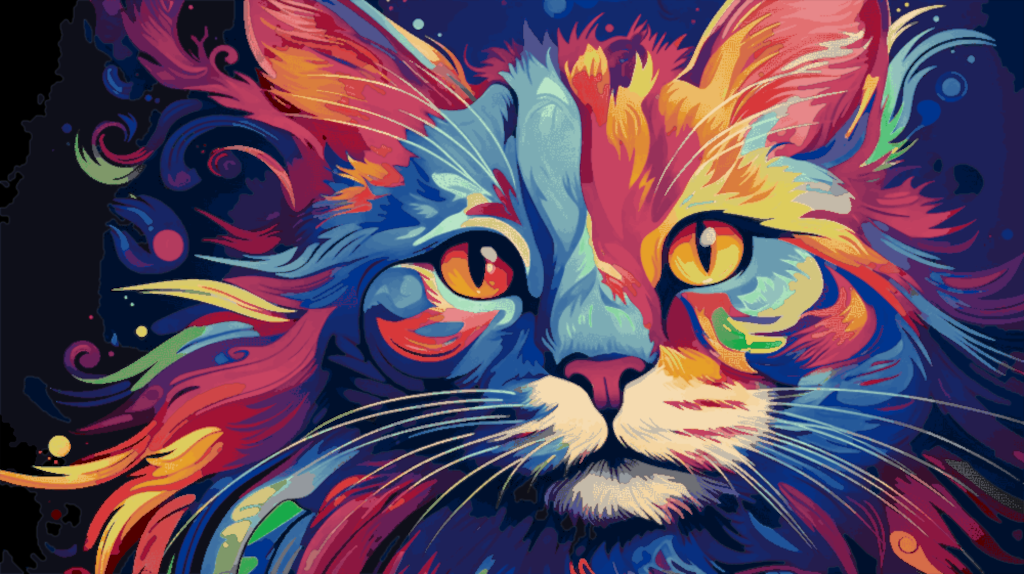
#> input picture images/cat_discretized.png, 1024 x 574 px
$ python priority_mask_editor.py --input ../../images/cat_discretized.png
#> lines starting #> are read from the running program, lines starting #| are printed output that depends on the picture
### src/autoforge/Helper/ImageHelper.py
import os
from typing import Sequence

import cv2
import torch
from cv2.typing import MatLike
import numpy as np


def imread(filename: str, flags: int = cv2.IMREAD_COLOR) -> MatLike:
#> called with filename = '../../images/cat_discretized.png', flags = 1
    data = np.fromfile(filename, dtype=np.uint8)
    img = cv2.imdecode(data, flags)
#> img is the input picture: shape (574, 1024, 3); mean B, G, R 91.5, 71.3, 93.7
    if img is not None and flags == cv2.IMREAD_UNCHANGED:
        # IMREAD_UNCHANGED (needed for alpha / 16 bit) makes OpenCV ignore the
        # EXIF orientation, unlike IMREAD_COLOR and every image viewer: a
        # phone photo taken upright was processed lying on its side.
        img = apply_exif_orientation(img, exif_orientation(data.tobytes()))
    return img


# [31 lines left out: functions exif_orientation, apply_exif_orientation, not called in this run]


def imwrite(filename: str, img: MatLike, params: Sequence[int] = ()) -> None:
    success, encoded_img = cv2.imencode(os.path.splitext(filename)[1], img, params)
    if not success:
        raise OSError(f"cv2 could not write to path {filename}")
    encoded_img.tofile(filename)


# [68 lines left out: functions to_bgr_or_bgra_uint8, image_to_uint8, resize_image, resize_image_exact, not called in this run]


# sRGB -> Lab conversion constants, cached per (device, dtype) so we don't
# rebuild + host->device transfer these small tensors on every call (this
# function runs at least twice per optimization step).
_RGB_TO_XYZ_CACHE: dict = {}
_WHITE_POINT_CACHE: dict = {}


# [155 lines left out: functions _get_rgb_to_xyz, _get_white_point, srgb_to_lab, increase_saturation, not called in this run]

### src/autoforge/priority_mask_editor.py
#!/usr/bin/env python3
"""
Simple interactive priority mask editor.

Usage:
    python priority_mask_editor.py --input input_image.png [--output priority_mask.png]

Instructions:
    - Left mouse drag paints (increase priority) with a chosen brush size.
    - Right mouse drag erases (decrease priority).
    - Keys:
        q / ESC : Quit and save
        s       : Save without quitting
        c       : Clear mask
        +/-     : Increase / decrease brush radius
        g       : Toggle gradient mode (soft brush edges)
        r       : Reset mask to uniform 0

Output:
    A 8-bit grayscale PNG (0..255). During optimization this will be normalized to 0..1.
    White (255) -> full priority, Black (0) -> low priority.

If --output is omitted, the mask will be saved next to the input as <input>_mask.png.

You can create soft gradients by enabling gradient mode (g), which applies a
cosine falloff from the center of the brush.
"""

import argparse
import os
import cv2
import numpy as np

# The ImageHelper wrappers: OpenCV's own file I/O can't open non-ASCII
# paths on Windows.
from autoforge.Helper.ImageHelper import imread, imwrite


def parse_args():
    p = argparse.ArgumentParser()
    p.add_argument("--input", required=True, help="Path to the input reference image")
    p.add_argument(
        "--output",
        default="",
        help="Path to save the priority mask (optional). If omitted, saves as <input>_mask.png",
    )
    p.add_argument(
        "--initial", default="", help="Optional existing mask to load and edit"
    )
    p.add_argument(
        "--brush", type=int, default=40, help="Initial brush radius in pixels"
    )
    p.add_argument("--alpha", type=float, default=1.0, help="Paint strength (0..1)")
    return p.parse_args()


class PriorityMaskEditor:
    def __init__(self, ref_img, init_mask=None, brush_radius=40, alpha=1.0):
#> called with brush_radius = 40, alpha = 1
        self.ref_img = ref_img
        self.h, self.w = ref_img.shape[:2]
#> self.h = 574; self.w = 1024
        if init_mask is None:
            self.mask = np.zeros((self.h, self.w), dtype=np.float32)
        else:
            self.mask = init_mask.astype(np.float32) / 255.0
            if self.mask.shape != (self.h, self.w):
                self.mask = cv2.resize(
                    self.mask, (self.w, self.h), interpolation=cv2.INTER_LINEAR
                )
        self.brush_radius = brush_radius
        self.alpha = alpha
        self.gradient_mode = True
        self.drawing = False
        self.erasing = False
        self.last_point = None

    def _apply_brush(self, x, y, erase=False):
        rr = self.brush_radius
        # A drag leaving the window reports coordinates outside the image:
        # keep the window valid (x1 >= x0), or a negative end index sliced a
        # different region than the brush grid and the callback raised.
        x0 = min(max(0, x - rr), self.w)
        x1 = max(x0, min(self.w, x + rr + 1))
        y0 = min(max(0, y - rr), self.h)
        y1 = max(y0, min(self.h, y + rr + 1))
        if x1 == x0 or y1 == y0:
            return
        patch = self.mask[y0:y1, x0:x1]
        yy, xx = np.ogrid[y0:y1, x0:x1]
        dist = np.sqrt((xx - x) ** 2 + (yy - y) ** 2)
        brush = dist <= rr
        if self.gradient_mode:
            # cosine falloff: 1 at center -> 0 at edge
            falloff = 0.5 * (np.cos(np.clip(dist / rr, 0, 1) * np.pi) + 1.0)
            falloff[dist > rr] = 0.0
        else:
            falloff = brush.astype(np.float32)
        if erase:
            patch[brush] = np.clip(patch[brush] - falloff[brush] * self.alpha, 0.0, 1.0)
        else:
            patch[brush] = np.clip(patch[brush] + falloff[brush] * self.alpha, 0.0, 1.0)
        self.mask[y0:y1, x0:x1] = patch

    def handle_event(self, event, x, y, flags, param):
        if event == cv2.EVENT_LBUTTONDOWN:
            self.drawing = True
            self.erasing = False
            self._apply_brush(x, y, erase=False)
        elif event == cv2.EVENT_RBUTTONDOWN:
            self.drawing = True
            self.erasing = True
            self._apply_brush(x, y, erase=True)
        elif event == cv2.EVENT_MOUSEMOVE and self.drawing:
            self._apply_brush(x, y, erase=self.erasing)
        elif event == cv2.EVENT_LBUTTONUP or event == cv2.EVENT_RBUTTONUP:
            self.drawing = False

    def render_overlay(self):
        # Overlay mask as heatmap on reference image for visualization
        colored = cv2.applyColorMap(
            (self.mask * 255).astype(np.uint8), cv2.COLORMAP_JET
        )
        overlay = cv2.addWeighted(self.ref_img, 0.6, colored, 0.4, 0)
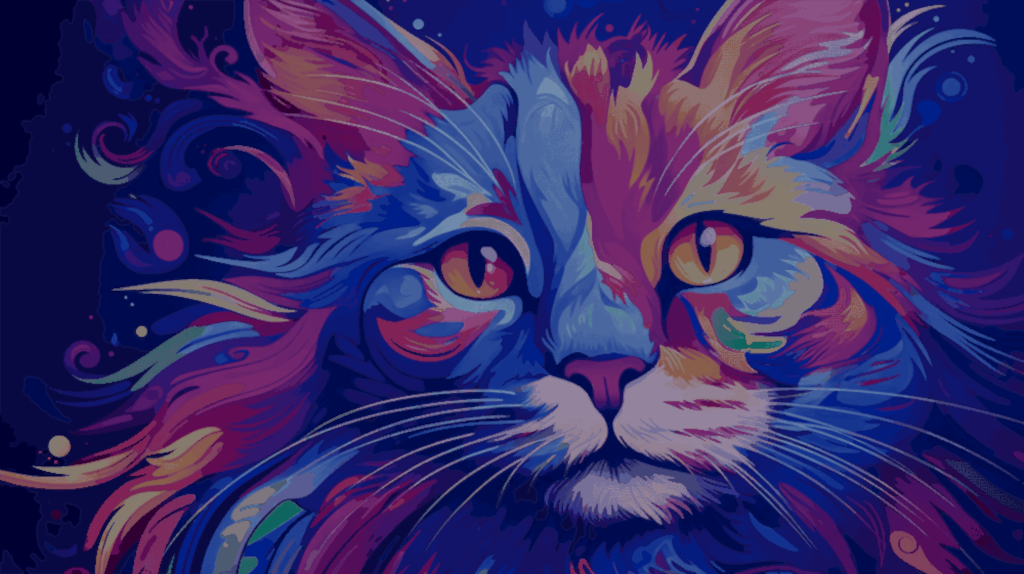
#> overlay: shape (574, 1024, 3); mean B, G, R 106.1, 42.8, 56.2
        cv2.putText(
            overlay,
            f"Brush: {self.brush_radius} Gradient: {'ON' if self.gradient_mode else 'OFF'}",
            (10, 20),
            cv2.FONT_HERSHEY_SIMPLEX,
            0.6,
            (255, 255, 255),
            1,
            cv2.LINE_AA,
        )
        cv2.putText(
            overlay,
            "Left drag: paint | Right drag: erase | g: toggle gradient | +/-: brush size | s: save | q: quit",
            (10, self.h - 10),
            cv2.FONT_HERSHEY_SIMPLEX,
            0.5,
            (255, 255, 255),
            1,
            cv2.LINE_AA,
        )
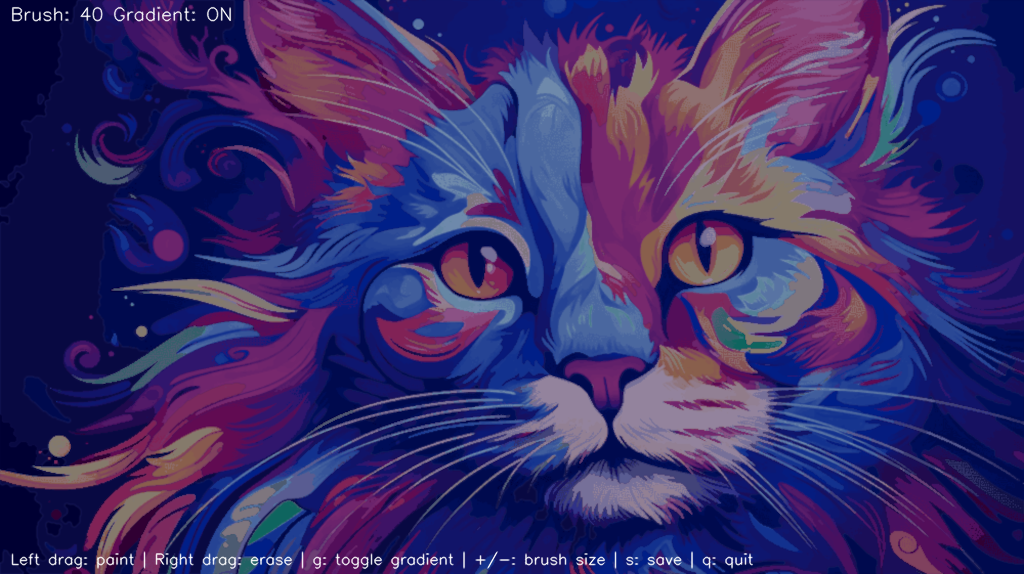
#> overlay: shape (574, 1024, 3); mean B, G, R 106.8, 43.7, 57.1
        return overlay

    def get_mask_uint8(self):
        return (np.clip(self.mask, 0, 1) * 255).astype(np.uint8)


def _default_output_path(input_path: str) -> str:
    # Always PNG: a mask next to a .jpg input was saved as a lossy JPEG,
    # whose compression noise then weighted the loss.
    root, _ext = os.path.splitext(input_path)
    return f"{root}_mask.png"


def main():
    args = parse_args()
    if not os.path.exists(args.input):
        raise FileNotFoundError(f"Input image '{args.input}' not found")
    ref = imread(args.input, cv2.IMREAD_COLOR)
    if ref is None:
        raise RuntimeError("Failed to load input image.")
    init_mask = None
    if args.initial and os.path.exists(args.initial):
        init_mask = imread(args.initial, cv2.IMREAD_GRAYSCALE)

    editor = PriorityMaskEditor(
        ref, init_mask, brush_radius=args.brush, alpha=args.alpha
    )
    win_name = "Priority Mask Editor"
    cv2.namedWindow(win_name)
    cv2.setMouseCallback(win_name, editor.handle_event)

    # Resolve output path
    out_path = args.output if args.output else _default_output_path(args.input)
    if not args.output:
        print(f"--output not provided. Will save to: {out_path}")

    while True:
        overlay = editor.render_overlay()
        cv2.imshow(win_name, overlay)
        key = cv2.waitKey(16) & 0xFF
#> (key q is pressed here)
        if key in (ord("q"), 27):  # q or ESC
            imwrite(out_path, editor.get_mask_uint8())
            print(f"Saved mask to {out_path}")
            break
        elif key == ord("s"):
            imwrite(out_path, editor.get_mask_uint8())
            print(f"Saved mask to {out_path}")
        elif key == ord("+") or key == ord("="):
            editor.brush_radius = min(editor.brush_radius + 5, 1000)
        elif key == ord("-"):
            editor.brush_radius = max(editor.brush_radius - 5, 1)
        elif key == ord("g"):
            editor.gradient_mode = not editor.gradient_mode
        elif key == ord("c") or key == ord("r"):
            editor.mask[:] = 0.0
    cv2.destroyAllWindows()


if __name__ == "__main__":
    main()

$ run again, on images/nature_discretized.png
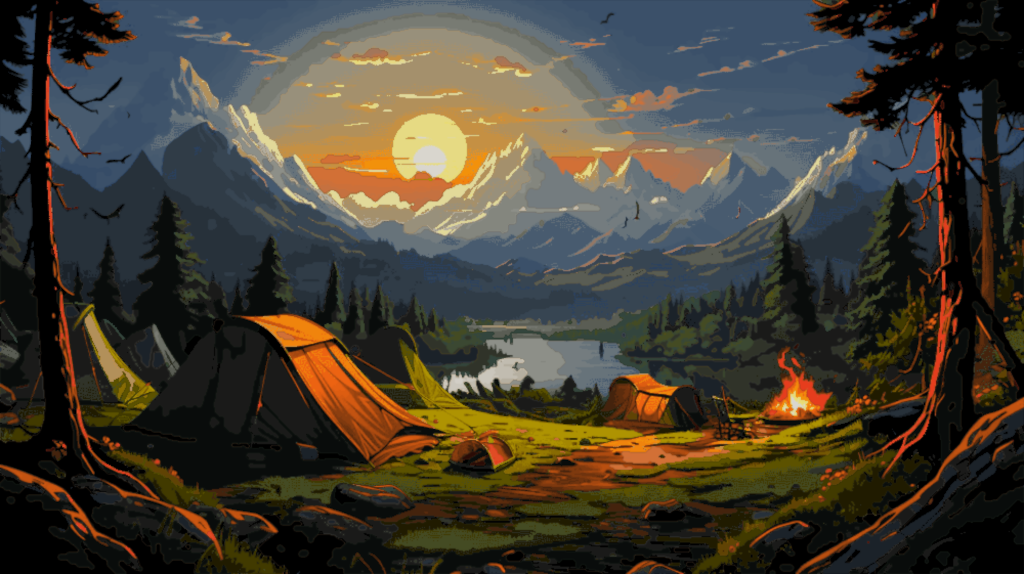
#> input picture images/nature_discretized.png, 1024 x 574 px
#> in imread, img is the input picture: shape (574, 1024, 3); mean B, G, R 51.7, 62.9, 68.4
#> in render_overlay, `overlay = cv2.addWeighted(self.ref_img, 0.6, colored, 0.4, 0)`:
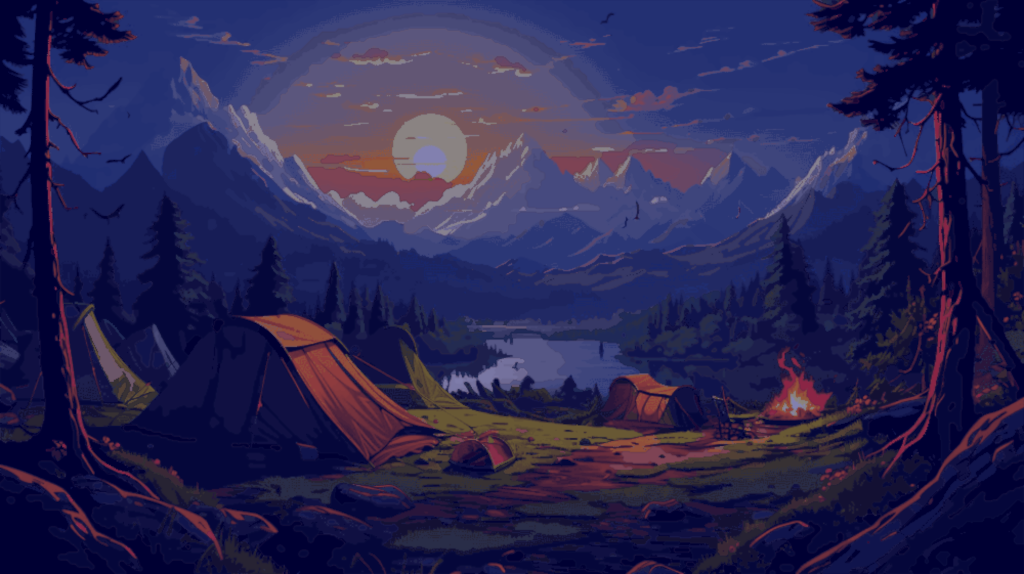
#> overlay: shape (574, 1024, 3); mean B, G, R 82.2, 37.7, 41
#> in render_overlay, `cv2.putText( overlay, "Left drag: paint | Right drag: erase | g: toggl..`:
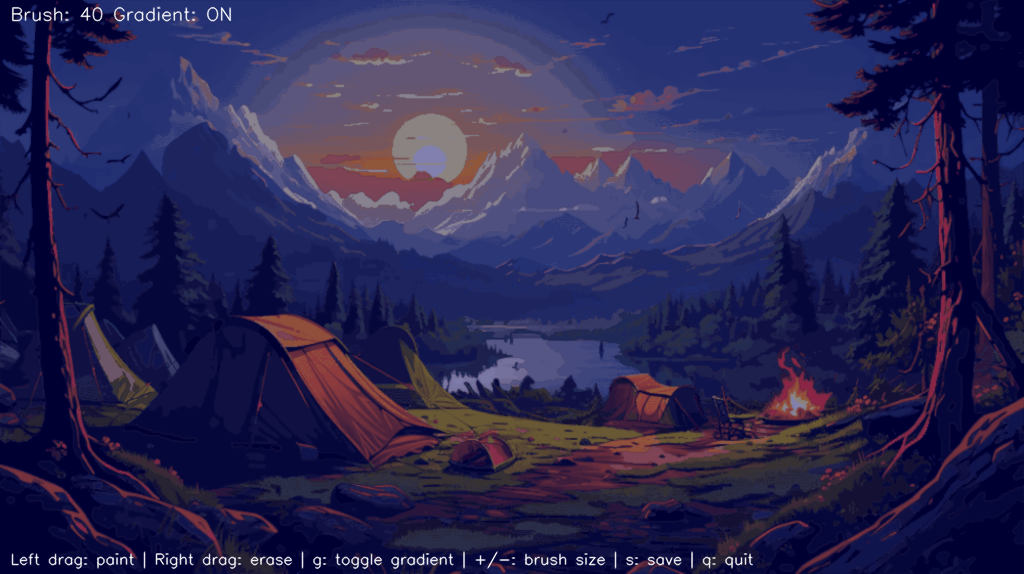
#> overlay: shape (574, 1024, 3); mean B, G, R 82.9, 38.7, 42
